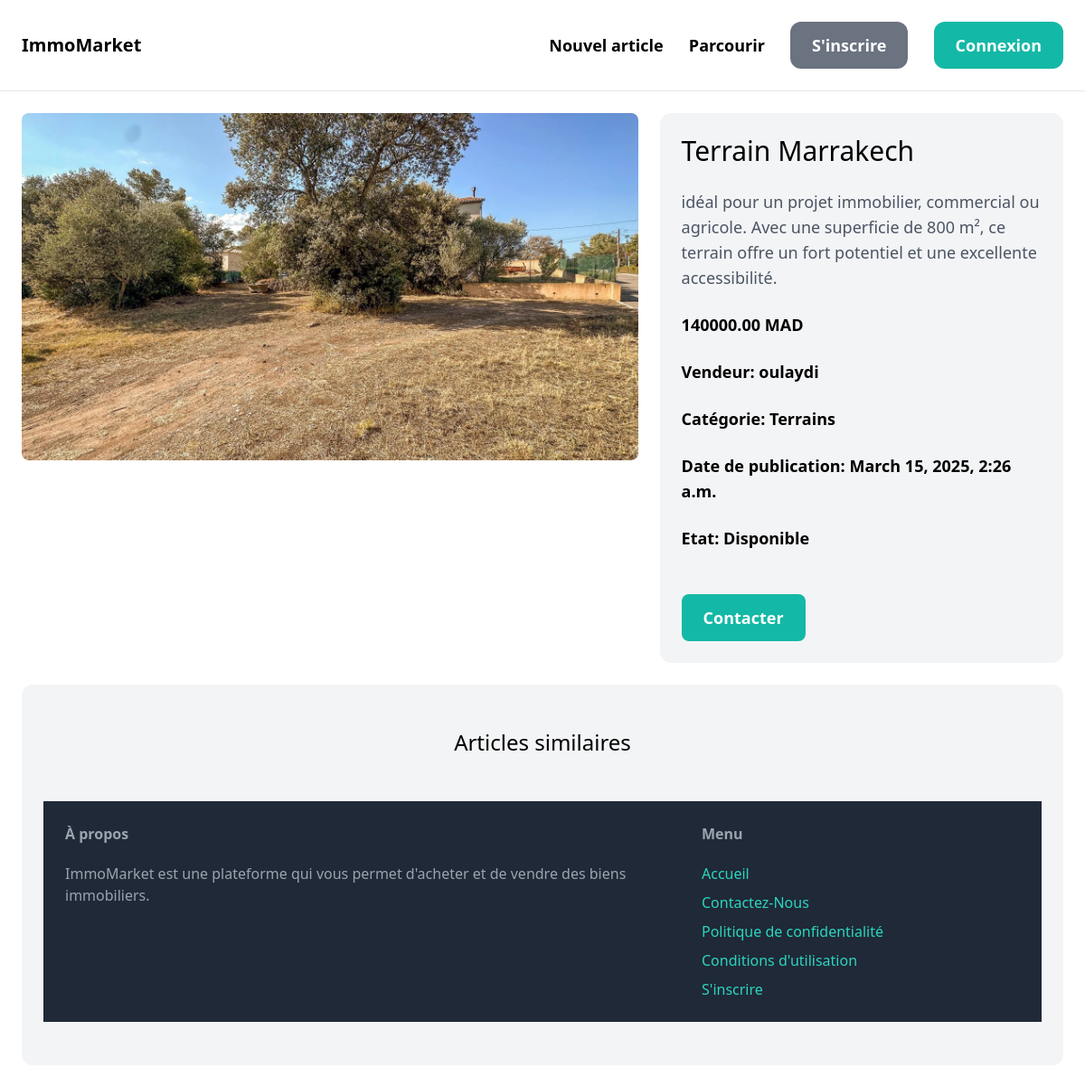
Screenshot of /itmes/2/ with the database file from the repository.
### item/models.py (models this page shows, shortened)
class Item(models.Model):
    category = models.ForeignKey(Category, related_name='itmes' ,on_delete=models.CASCADE)
    name = models.CharField(max_length=255)
    description = models.TextField(blank=True, null=True)
    price = models.DecimalField(max_digits=10, decimal_places=2)
    image = models.ImageField(upload_to='item_img/', blank=True, null=True)
    is_sold = models.BooleanField(default=False)
    category = models.ForeignKey(Category, on_delete=models.CASCADE)
    created_at = models.DateTimeField(auto_now_add=True)
    created_by = models.ForeignKey(User, related_name='itmes',on_delete=models.CASCADE)
    updated_at = models.DateTimeField(auto_now=True)

class Category(models.Model):
    name = models.CharField(max_length=255)
    class Meta:
        ordering = ['name']
        verbose_name_plural = 'Categories'
    def __str__(self):
        return self.name

### item/views.py (the view)
# urls.py: path('<int:pk>/', views.detail, name='detail'),
def detail(request, pk):
    item = get_object_or_404(Item, pk=pk)
    related_items = Item.objects.filter(category=item.category, is_sold=False).exclude(pk=pk)[0:3]
    return render(request, 'item/detail.html', {
        'item': item,
        'related_items': related_items
    })

### item/templates/item/detail.html (shortened to what this page needs)
{% extends "core/base.html" %}
{% block content %}
    <div class="grid grid-cols-5 gap-6">
        <div class="col-span-3">
            <img src="{{ item.image.url }}" class="w-full h-96 object-cover object-center rounded-lg" alt="{{ item.title }}">
        </div>
        <div class="col-span-2 p-6 bg-gray-100 rounded-xl">
            <h1 class="mb-6 text-3xl ">{{ item.name }}</h1>
            {% if item.description %}
                <p class="mb-6 text-lg text-gray-600">{{ item.description }}</p>
            {% endif %}
            <p class="mb-6 text-lg font-semibold">{{ item.price }} MAD</p>
            <p class="mb-6 text-lg font-semibold">Vendeur: {{ item.created_by.username }}</p>
            <p class="mb-6 text-lg font-semibold">Catégorie: {{ item.category }}</p>
            <p class="mb-6 text-lg font-semibold">Date de publication: {{ item.created_at }}</p>
            {% if item.is_sold %}
                <p class="mb-6 text-lg font-semibold">Etat: Vendu</p>
            {% else %}
                <p class="mb-6 text-lg font-semibold">Etat: Disponible</p>
            {% endif %}
            <button class="inline-block mt-6 py-3 px-6 text-lg font-semibold bg-teal-500 text-white rounded-lg hover:bg-teal-700">Contacter</button>
        </div>
    </div>
    <div class="mt-6 px-6 py-12 bg-gray-100 rounded-xl">
        <h2 class="mb-12 text-2xl text-center">Articles similaires</h2>
{% endblock %}

### rows the page displays
Item: image (picture), name "Terrain Marrakech", description "idéal pour un projet immobilier, commercial ou agricole. Avec une superficie de 800 m², ce terrain offre un fort potentiel et une excellente accessibilité.", price "140000.00", created_by.username "oulaydi", category "Terrains", created_at "March 15, 2025, 2:26 a.m."
